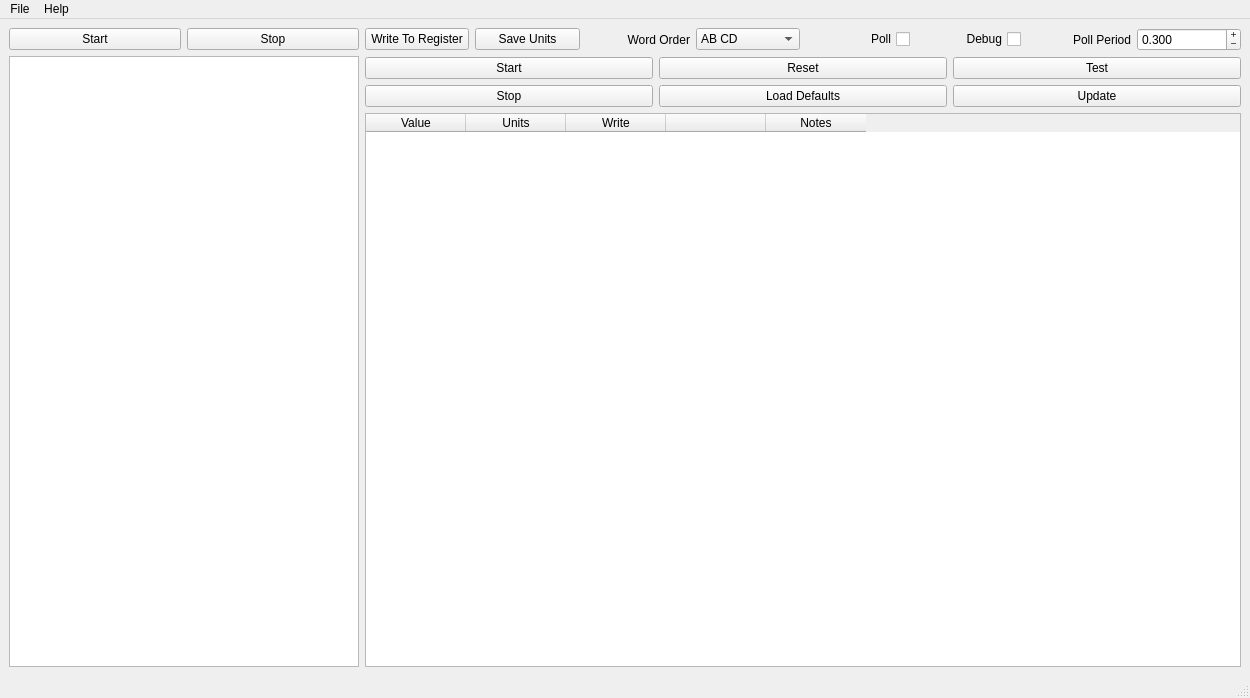
<?xml version="1.0" encoding="UTF-8"?>
<ui version="4.0">
 <class>MainWindow</class>
 <widget class="QMainWindow" name="MainWindow">
  <property name="geometry">
   <rect>
    <x>0</x>
    <y>0</y>
    <width>1250</width>
    <height>698</height>
   </rect>
  </property>
  <property name="windowTitle">
   <string>Modbus Master Tool</string>
  </property>
  <property name="windowIcon">
   <iconset>
    <normaloff>../modbus.png</normaloff>../modbus.png</iconset>
  </property>
  <widget class="QWidget" name="centralwidget">
   <layout class="QHBoxLayout" name="horizontalLayout_3">
    <item>
     <layout class="QVBoxLayout" name="verticalLayout_2">
      <item>
       <layout class="QHBoxLayout" name="horizontalLayout">
        <item>
         <widget class="QPushButton" name="btnStart">
          <property name="text">
           <string>Start</string>
          </property>
         </widget>
        </item>
        <item>
         <widget class="QPushButton" name="btnStop">
          <property name="text">
           <string>Stop</string>
          </property>
         </widget>
        </item>
       </layout>
      </item>
      <item>
       <widget class="QTreeWidget" name="treeWidget">
        <property name="maximumSize">
         <size>
          <width>350</width>
          <height>16777215</height>
         </size>
        </property>
        <property name="rootIsDecorated">
         <bool>true</bool>
        </property>
        <property name="uniformRowHeights">
         <bool>false</bool>
        </property>
        <property name="itemsExpandable">
         <bool>true</bool>
        </property>
        <property name="animated">
         <bool>true</bool>
        </property>
        <property name="headerHidden">
         <bool>true</bool>
        </property>
        <attribute name="headerVisible">
         <bool>false</bool>
        </attribute>
        <column>
         <property name="text">
          <string notr="true">1</string>
         </property>
        </column>
       </widget>
      </item>
     </layout>
    </item>
    <item>
     <layout class="QVBoxLayout" name="verticalLayout">
      <item>
       <layout class="QHBoxLayout" name="horizontalLayout_2">
        <item>
         <widget class="QPushButton" name="btnWrite">
          <property name="text">
           <string>Write To Register</string>
          </property>
         </widget>
        </item>
        <item>
         <widget class="QPushButton" name="btnUnits">
          <property name="text">
           <string>Save Units</string>
          </property>
         </widget>
        </item>
        <item>
         <widget class="QLabel" name="label_2">
          <property name="text">
           <string>Word Order</string>
          </property>
          <property name="alignment">
           <set>Qt::AlignRight|Qt::AlignTrailing|Qt::AlignVCenter</set>
          </property>
         </widget>
        </item>
        <item>
         <widget class="QComboBox" name="comboBoxDataEncode">
          <item>
           <property name="text">
            <string>AB CD</string>
           </property>
          </item>
          <item>
           <property name="text">
            <string>CD AB</string>
           </property>
          </item>
         </widget>
        </item>
        <item>
         <widget class="QCheckBox" name="checkBoxPoll">
          <property name="layoutDirection">
           <enum>Qt::RightToLeft</enum>
          </property>
          <property name="text">
           <string>Poll</string>
          </property>
         </widget>
        </item>
        <item>
         <widget class="QCheckBox" name="checkDebug">
          <property name="layoutDirection">
           <enum>Qt::RightToLeft</enum>
          </property>
          <property name="text">
           <string>Debug</string>
          </property>
         </widget>
        </item>
        <item>
         <widget class="QLabel" name="label">
          <property name="toolTip">
           <string extracomment="wit"/>
          </property>
          <property name="autoFillBackground">
           <bool>false</bool>
          </property>
          <property name="frameShape">
           <enum>QFrame::NoFrame</enum>
          </property>
          <property name="text">
           <string>Poll Period</string>
          </property>
          <property name="scaledContents">
           <bool>false</bool>
          </property>
          <property name="alignment">
           <set>Qt::AlignRight|Qt::AlignTrailing|Qt::AlignVCenter</set>
          </property>
          <property name="wordWrap">
           <bool>false</bool>
          </property>
         </widget>
        </item>
        <item>
         <widget class="QDoubleSpinBox" name="spinBoxPollRate">
          <property name="alignment">
           <set>Qt::AlignLeading|Qt::AlignLeft|Qt::AlignVCenter</set>
          </property>
          <property name="buttonSymbols">
           <enum>QAbstractSpinBox::PlusMinus</enum>
          </property>
          <property name="showGroupSeparator" stdset="0">
           <bool>false</bool>
          </property>
          <property name="decimals">
           <number>3</number>
          </property>
          <property name="minimum">
           <double>0.010000000000000</double>
          </property>
          <property name="singleStep">
           <double>0.100000000000000</double>
          </property>
          <property name="value">
           <double>0.300000000000000</double>
          </property>
         </widget>
        </item>
       </layout>
      </item>
      <item>
       <layout class="QGridLayout" name="gridLayout">
        <item row="0" column="0">
         <widget class="QPushButton" name="btnStar">
          <property name="text">
           <string>Start</string>
          </property>
         </widget>
        </item>
        <item row="0" column="1">
         <widget class="QPushButton" name="btnReset">
          <property name="text">
           <string>Reset</string>
          </property>
         </widget>
        </item>
        <item row="0" column="2">
         <widget class="QPushButton" name="btnTest">
          <property name="text">
           <string>Test</string>
          </property>
         </widget>
        </item>
        <item row="1" column="0">
         <widget class="QPushButton" name="btnSto">
          <property name="text">
           <string>Stop</string>
          </property>
         </widget>
        </item>
        <item row="1" column="1">
         <widget class="QPushButton" name="btnLoadDefaults">
          <property name="text">
           <string>Load Defaults</string>
          </property>
         </widget>
        </item>
        <item row="1" column="2">
         <widget class="QPushButton" name="btnUpdate">
          <property name="text">
           <string>Update</string>
          </property>
         </widget>
        </item>
       </layout>
      </item>
      <item>
       <widget class="QTableWidget" name="tableWidget">
        <property name="toolTip">
         <string/>
        </property>
        <property name="toolTipDuration">
         <number>-1</number>
        </property>
        <property name="gridStyle">
         <enum>Qt::SolidLine</enum>
        </property>
        <property name="cornerButtonEnabled">
         <bool>false</bool>
        </property>
        <attribute name="horizontalHeaderVisible">
         <bool>true</bool>
        </attribute>
        <attribute name="horizontalHeaderShowSortIndicator" stdset="0">
         <bool>false</bool>
        </attribute>
        <attribute name="horizontalHeaderStretchLastSection">
         <bool>false</bool>
        </attribute>
        <attribute name="verticalHeaderVisible">
         <bool>true</bool>
        </attribute>
        <attribute name="verticalHeaderCascadingSectionResizes">
         <bool>false</bool>
        </attribute>
        <attribute name="verticalHeaderShowSortIndicator" stdset="0">
         <bool>false</bool>
        </attribute>
        <attribute name="verticalHeaderStretchLastSection">
         <bool>false</bool>
        </attribute>
        <column>
         <property name="text">
          <string>Value</string>
         </property>
        </column>
        <column>
         <property name="text">
          <string>Units</string>
         </property>
        </column>
        <column>
         <property name="text">
          <string>Write</string>
         </property>
        </column>
        <column>
         <property name="text">
          <string/>
         </property>
        </column>
        <column>
         <property name="text">
          <string>Notes</string>
         </property>
        </column>
       </widget>
      </item>
     </layout>
    </item>
   </layout>
  </widget>
  <widget class="QStatusBar" name="statusBar"/>
  <widget class="QMenuBar" name="menuBar">
   <property name="geometry">
    <rect>
     <x>0</x>
     <y>0</y>
     <width>1250</width>
     <height>21</height>
    </rect>
   </property>
   <widget class="QMenu" name="menuFile">
    <property name="title">
     <string>File</string>
    </property>
    <addaction name="actionSetup"/>
    <addaction name="actionSave_View_List"/>
    <addaction name="actionLoad_View_List"/>
    <addaction name="separator"/>
    <addaction name="actionQuit"/>
   </widget>
   <widget class="QMenu" name="menuHelp">
    <property name="title">
     <string>Help</string>
    </property>
   </widget>
   <addaction name="menuFile"/>
   <addaction name="menuHelp"/>
  </widget>
  <action name="actionSetup">
   <property name="text">
    <string>Setup</string>
   </property>
  </action>
  <action name="actionQuit">
   <property name="text">
    <string>Quit</string>
   </property>
  </action>
  <action name="actionSave_View_List">
   <property name="text">
    <string>Save View List</string>
   </property>
  </action>
  <action name="actionLoad_View_List">
   <property name="text">
    <string>Load View List</string>
   </property>
  </action>
 </widget>
 <resources/>
 <connections/>
</ui>
